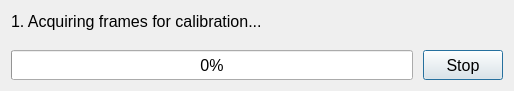
<?xml version="1.0" encoding="UTF-8"?>
<ui version="4.0">
 <class>CameraCalibApp</class>
 <widget class="QDialog" name="CameraCalibApp">
  <property name="geometry">
   <rect>
    <x>0</x>
    <y>0</y>
    <width>514</width>
    <height>91</height>
   </rect>
  </property>
  <property name="sizePolicy">
   <sizepolicy hsizetype="Preferred" vsizetype="Fixed">
    <horstretch>0</horstretch>
    <verstretch>0</verstretch>
   </sizepolicy>
  </property>
  <property name="font">
   <font>
    <pointsize>12</pointsize>
   </font>
  </property>
  <property name="windowTitle">
   <string>Calibration Progress</string>
  </property>
  <layout class="QVBoxLayout" name="verticalLayout">
   <property name="spacing">
    <number>19</number>
   </property>
   <property name="leftMargin">
    <number>11</number>
   </property>
   <property name="topMargin">
    <number>11</number>
   </property>
   <property name="rightMargin">
    <number>11</number>
   </property>
   <property name="bottomMargin">
    <number>11</number>
   </property>
   <item>
    <widget class="QLabel" name="label">
     <property name="text">
      <string>1. Acquiring frames for calibration...</string>
     </property>
    </widget>
   </item>
   <item>
    <layout class="QHBoxLayout" name="horizontalLayout" stretch="1,0">
     <property name="spacing">
      <number>10</number>
     </property>
     <item>
      <widget class="QProgressBar" name="progressBar">
       <property name="minimumSize">
        <size>
         <width>400</width>
         <height>30</height>
        </size>
       </property>
       <property name="value">
        <number>0</number>
       </property>
      </widget>
     </item>
     <item>
      <widget class="QPushButton" name="pushButton_stop">
       <property name="minimumSize">
        <size>
         <width>0</width>
         <height>30</height>
        </size>
       </property>
       <property name="text">
        <string>Stop</string>
       </property>
      </widget>
     </item>
    </layout>
   </item>
  </layout>
 </widget>
 <resources/>
 <connections/>
</ui>
